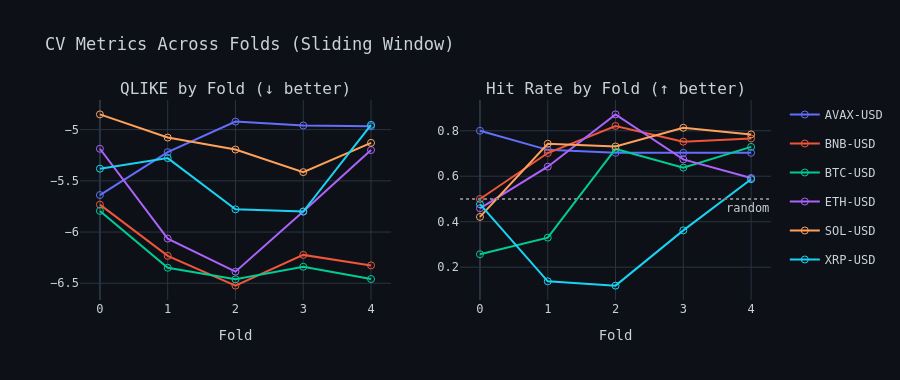

Notebook cell for this chart:
### Markdown cell above
### 6.3 QLIKE & Hit Rate by Fold — Stability Check

### Code cell
fig = make_subplots(
    rows=1, cols=2,
    subplot_titles=['QLIKE by Fold (↓ better)', 'Hit Rate by Fold (↑ better)'],
    horizontal_spacing=0.10,
)

for i, ticker in enumerate(TICKERS):
    t_df = cv_df[cv_df['ticker'] == ticker].sort_values('fold')
    color = PALETTE[i % len(PALETTE)]
    kw = dict(x=t_df['fold'], name=ticker, legendgroup=ticker,
              line_color=color, mode='lines+markers',
              marker=dict(size=7, symbol='circle-open'))
    fig.add_trace(go.Scatter(y=t_df['qlike'],    **kw, showlegend=True),  row=1, col=1)
    fig.add_trace(go.Scatter(y=t_df['hit_rate'], **kw, showlegend=False), row=1, col=2)

# Random baseline at 0.5 for hit rate
fig.add_hline(y=0.5, row=1, col=2, line_dash='dot', line_color='grey',
              annotation_text='random', annotation_position='bottom right')

fig.update_xaxes(title_text='Fold', tickmode='array', tickvals=list(range(CV_CONFIG['n_folds'])))
fig.update_layout(height=380, title='CV Metrics Across Folds (Sliding Window)', **DARK)
fig.show()

### Figure 1 — Plotly figure (JSON) as saved in the notebook; plotly's stock layout.template omitted (floating-point values rounded to 4 significant figures)
{"data": [{"legendgroup": "AVAX-USD", "line": {"color": "#636EFA"}, "marker": {"size": 7, "symbol": "circle-open"}, "mode": "lines+markers", "name": "AVAX-USD", "showlegend": true, "type": "scatter", "x": [0, 1, 2, 3, 4], "xaxis": "x", "y": [-5.639, -5.22, -4.922, -4.96, -4.968], "yaxis": "y"}, {"legendgroup": "AVAX-USD", "line": {"color": "#636EFA"}, "marker": {"size": 7, "symbol": "circle-open"}, "mode": "lines+markers", "name": "AVAX-USD", "showlegend": false, "type": "scatter", "x": [0, 1, 2, 3, 4], "xaxis": "x2", "y": [0.8, 0.716, 0.703, 0.703, 0.703], "yaxis": "y2"}, {"legendgroup": "BNB-USD", "line": {"color": "#EF553B"}, "marker": {"size": 7, "symbol": "circle-open"}, "mode": "lines+markers", "name": "BNB-USD", "showlegend": true, "type": "scatter", "x": [0, 1, 2, 3, 4], "xaxis": "x", "y": [-5.732, -6.232, -6.523, -6.223, -6.325], "yaxis": "y"}, {"legendgroup": "BNB-USD", "line": {"color": "#EF553B"}, "marker": {"size": 7, "symbol": "circle-open"}, "mode": "lines+markers", "name": "BNB-USD", "showlegend": false, "type": "scatter", "x": [0, 1, 2, 3, 4], "xaxis": "x2", "y": [0.5, 0.702, 0.821, 0.752, 0.766], "yaxis": "y2"}, {"legendgroup": "BTC-USD", "line": {"color": "#00CC96"}, "marker": {"size": 7, "symbol": "circle-open"}, "mode": "lines+markers", "name": "BTC-USD", "showlegend": true, "type": "scatter", "x": [0, 1, 2, 3, 4], "xaxis": "x", "y": [-5.793, -6.349, -6.461, -6.339, -6.459], "yaxis": "y"}, {"legendgroup": "BTC-USD", "line": {"color": "#00CC96"}, "marker": {"size": 7, "symbol": "circle-open"}, "mode": "lines+markers", "name": "BTC-USD", "showlegend": false, "type": "scatter", "x": [0, 1, 2, 3, 4], "xaxis": "x2", "y": [0.257, 0.33, 0.72, 0.638, 0.729], "yaxis": "y2"}, {"legendgroup": "ETH-USD", "line": {"color": "#AB63FA"}, "marker": {"size": 7, "symbol": "circle-open"}, "mode": "lines+markers", "name": "ETH-USD", "showlegend": true, "type": "scatter", "x": [0, 1, 2, 3, 4], "xaxis": "x", "y": [-5.187, -6.064, -6.387, -5.8, -5.199], "yaxis": "y"}, {"legendgroup": "ETH-USD", "line": {"color": "#AB63FA"}, "marker": {"size": 7, "symbol": "circle-open"}, "mode": "lines+markers", "name": "ETH-USD", "showlegend": false, "type": "scatter", "x": [0, 1, 2, 3, 4], "xaxis": "x2", "y": [0.459, 0.642, 0.872, 0.674, 0.592], "yaxis": "y2"}, {"legendgroup": "SOL-USD", "line": {"color": "#FFA15A"}, "marker": {"size": 7, "symbol": "circle-open"}, "mode": "lines+markers", "name": "SOL-USD", "showlegend": true, "type": "scatter", "x": [0, 1, 2, 3, 4], "xaxis": "x", "y": [-4.851, -5.078, -5.195, -5.415, -5.129], "yaxis": "y"}, {"legendgroup": "SOL-USD", "line": {"color": "#FFA15A"}, "marker": {"size": 7, "symbol": "circle-open"}, "mode": "lines+markers", "name": "SOL-USD", "showlegend": false, "type": "scatter", "x": [0, 1, 2, 3, 4], "xaxis": "x2", "y": [0.421, 0.743, 0.731, 0.813, 0.784], "yaxis": "y2"}, {"legendgroup": "XRP-USD", "line": {"color": "#19D3F3"}, "marker": {"size": 7, "symbol": "circle-open"}, "mode": "lines+markers", "name": "XRP-USD", "showlegend": true, "type": "scatter", "x": [0, 1, 2, 3, 4], "xaxis": "x", "y": [-5.381, -5.278, -5.778, -5.8, -4.954], "yaxis": "y"}, {"legendgroup": "XRP-USD", "line": {"color": "#19D3F3"}, "marker": {"size": 7, "symbol": "circle-open"}, "mode": "lines+markers", "name": "XRP-USD", "showlegend": false, "type": "scatter", "x": [0, 1, 2, 3, 4], "xaxis": "x2", "y": [0.477, 0.138, 0.119, 0.362, 0.587], "yaxis": "y2"}], "layout": {"annotations": [{"font": {"size": 16}, "showarrow": false, "text": "QLIKE by Fold (↓ better)", "x": 0.225, "xanchor": "center", "xref": "paper", "y": 1, "yanchor": "bottom", "yref": "paper"}, {"font": {"size": 16}, "showarrow": false, "text": "Hit Rate by Fold (↑ better)", "x": 0.775, "xanchor": "center", "xref": "paper", "y": 1, "yanchor": "bottom", "yref": "paper"}, {"showarrow": false, "text": "random", "x": 1, "xanchor": "right", "xref": "x2 domain", "y": 0.5, "yanchor": "top", "yref": "y2"}], "font": {"color": "#c9d1d9", "family": "monospace"}, "height": 380, "paper_bgcolor": "#0d1117", "plot_bgcolor": "#0d1117", "shapes": [{"line": {"color": "grey", "dash": "dot"}, "type": "line", "x0": 0, "x1": 1, "xref": "x2 domain", "y0": 0.5, "y1": 0.5, "yref": "y2"}], "title": {"text": "CV Metrics Across Folds (Sliding Window)"}, "xaxis": {"anchor": "y", "domain": [0, 0.45], "tickmode": "array", "tickvals": [0, 1, 2, 3, 4], "title": {"text": "Fold"}}, "xaxis2": {"anchor": "y2", "domain": [0.55, 1], "tickmode": "array", "tickvals": [0, 1, 2, 3, 4], "title": {"text": "Fold"}}, "yaxis": {"anchor": "x", "domain": [0, 1]}, "yaxis2": {"anchor": "x2", "domain": [0, 1]}}}
